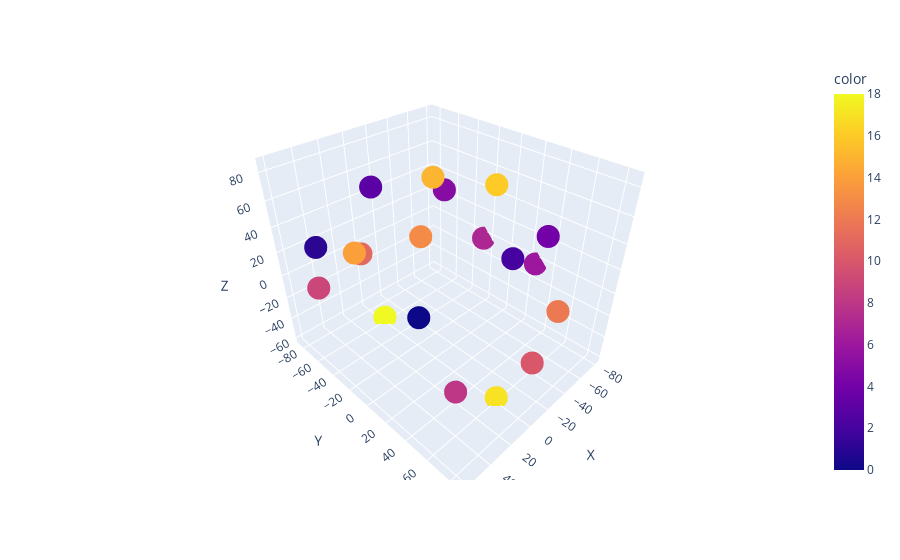

This figure's notebook cell:
### Code cell
# BESA map: +X is nose, +Y is left, +Z is up according to <https://eeglab.org/tutorials/ConceptsGuide/coordinateSystem.html>
eeg_electrode_locations_df = pd.DataFrame(eeg_electrode_locations, columns=['X', 'Y', 'Z'])
# By eye: ["F3", "F4", "C3", "C4", "P3", "P4", "O1", "O2", "F7", "F8", "T7", "T8", "P7", "P8", "FZ", "CZ", "PZ", "LPA", "RPA"]
_labels = nixfile.blocks["Data_Subject_01_Session_01"].groups["Scalp EEG data"].data_arrays[
    "Scalp_EEG_Data_Trial_01"].dimensions[0].labels
eeg_electrode_locations_df.insert(3, "location", _labels)
print(eeg_electrode_locations_df.to_string())
fig = px.scatter_3d(eeg_electrode_locations_df, x='X', y='Y', z='Z', color=df.index)
fig.show()

### Figure 1 — Plotly figure (JSON) as saved in the notebook; plotly's stock layout.template omitted (floating-point values rounded to 4 significant figures)
{"data": [{"hovertemplate": "X=%{x}<br>Y=%{y}<br>Z=%{z}<br>color=%{marker.color}<extra></extra>", "legendgroup": "", "marker": {"color": [0, 1, 2, 3, 4, 5, 6, 7, 8, 9, 10, 11, 12, 13, 14, 15, 16, 17, 18], "coloraxis": "coloraxis", "symbol": "circle"}, "mode": "markers", "name": "", "scene": "scene", "showlegend": false, "x": [57.55, 57.58, 3.868e-15, 3.868e-15, -57.55, -57.58, -80.78, -80.78, 49.87, 49.93, 5.176e-15, 5.176e-15, -49.87, -49.93, 60.74, 5.205e-15, -60.74, 3.68e-15, 3.68e-15], "y": [48.2, -48.14, 63.17, -63.17, 48.2, -48.14, 26.13, -26.13, 68.42, -68.38, 84.54, -84.54, 68.42, -68.38, -0.0, -0.0, -7.438e-15, 60.1, -60.1], "z": [39.87, 39.89, 56.87, 56.88, 39.87, 39.89, -4.001, -4.001, -7.49, -7.485, -8.845, -8.845, -7.49, -7.485, 59.46, 85.0, 59.46, -60.1, -60.1], "type": "scatter3d"}], "layout": {"scene": {"domain": {"x": [0.0, 1.0], "y": [0.0, 1.0]}, "xaxis": {"title": {"text": "X"}}, "yaxis": {"title": {"text": "Y"}}, "zaxis": {"title": {"text": "Z"}}}, "coloraxis": {"colorbar": {"title": {"text": "color"}}, "colorscale": [[0.0, "#0d0887"], [0.1111, "#46039f"], [0.2222, "#7201a8"], [0.3333, "#9c179e"], [0.4444, "#bd3786"], [0.5556, "#d8576b"], [0.6667, "#ed7953"], [0.7778, "#fb9f3a"], [0.8889, "#fdca26"], [1.0, "#f0f921"]]}, "legend": {"tracegroupgap": 0}, "margin": {"t": 60}}}
